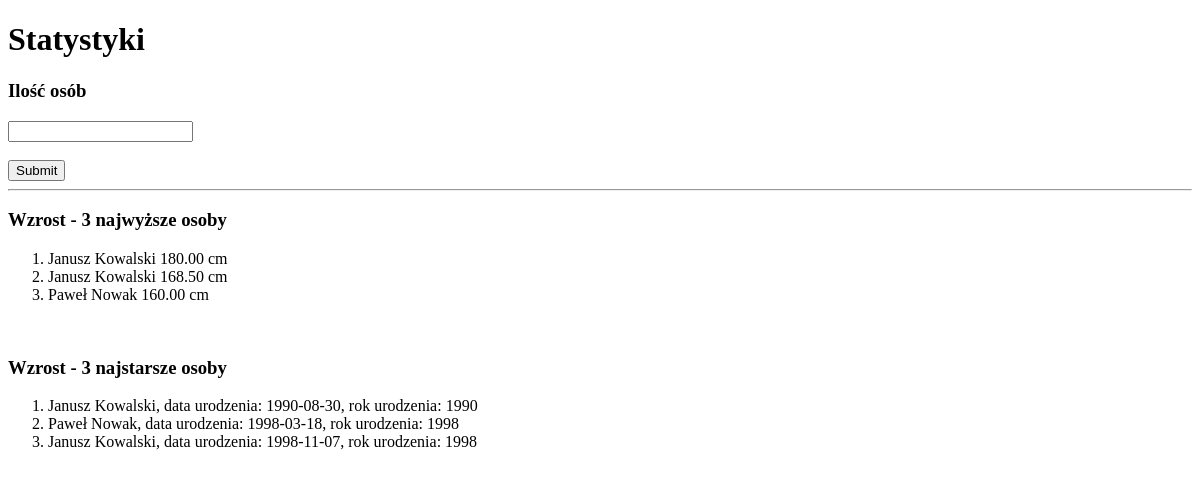
Page /1_4_customers_ilosc_osob/site/statystyki.php on the committed database.
### tables this page shows
CREATE TABLE `customers` (
  `id` int(10) UNSIGNED NOT NULL,
  `cities_id` int(10) UNSIGNED NOT NULL,
  `name` varchar(20) NOT NULL,
  `surname` varchar(40) NOT NULL,
  `birthday` date DEFAULT NULL,
  `height` decimal(6,2) DEFAULT NULL
);

### 1_4_customers_ilosc_osob/site/statystyki.php (the view, shortened to what this page needs)
<!DOCTYPE html>
<html lang="pl">
<head>
    <link rel="stylesheet" href="../style.css">
</head>
<body>
    <h1>Statystyki</h1>
    <?php
require_once("../scripts/connect.php");
echo "<h3>Ilość osób</h3>";
?>
<form nethod="GET">
<input type="number" name="limit"><br><br>
<input type="submit" name="button"><hr>
</form>
<?php
$sql = "SELECT customers.name,customers.surname,customers.birthday,customers.height,cities.city FROM customers INNER JOIN cities ON customers.cities_id=cities.id ORDER BY height DESC LIMIT 3";
$result = $connect->query($sql);
echo"<h3>Wzrost - 3 najwyższe osoby</h3>";
echo "<ol>";
while ($row = $result->fetch_assoc()) {
   echo <<<ROW
    <li>$row[name]
    $row[surname]
    $row[height] cm</li>
   ROW;
}
echo "</ol>";
$sql = "SELECT customers.name,customers.surname,customers.birthday,year(customers.birthday) AS rok FROM customers INNER JOIN cities ON customers.cities_id=cities.id WHERE birthday IS NOT NULL ORDER BY birthday LIMIT 3";
$result = $connect->query($sql);
echo "<br>";
echo"<h3>Wzrost - 3 najstarsze osoby</h3>";
echo "<ol>";
while ($row = $result->fetch_assoc()) {
   echo <<<ROW
    <li>
    $row[name] $row[surname],
    data urodzenia: $row[birthday],
    rok urodzenia: $row[rok]
    </li>
   ROW;
}
echo "</ol>";
?>
</body>
</html>

### rows in the picture
customers: name "Janusz", surname "Kowalski", height "180.00", birthday "1990-08-30", row "1990"
customers: name "Janusz", surname "Kowalski", height "168.50", birthday "1998-11-07", row "1998"
customers: name "Paweł", surname "Nowak", height "160.00", birthday "1998-03-18", row "1998"
